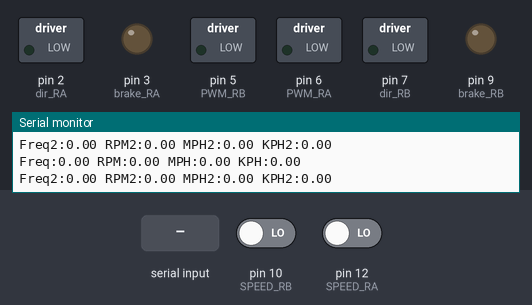
Bench run of a sketch on a simulated Arduino Uno, built with avr-gcc and run on an emulated ATmega328P. Parts: switched loads named in the sketch (green lamp = pin HIGH), output pins drawn as LEDs (lit = HIGH), the last lines printed to the serial monitor. The test bench sets the inputs (shaded band); at power-on: pin 10 (SPEED_RB) LOW, pin 12 (SPEED_RA) LOW.

Above: at 1.2 s.
1.3 s: "C" received over Serial
At 2.3 s:
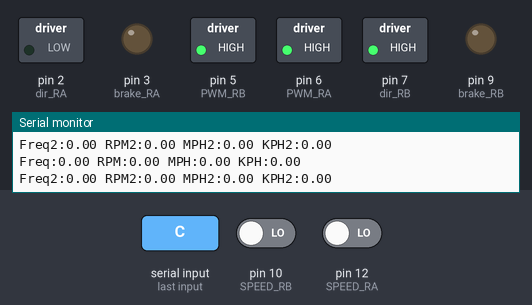
2.8 s: "B" received over Serial
At 4.0 s:
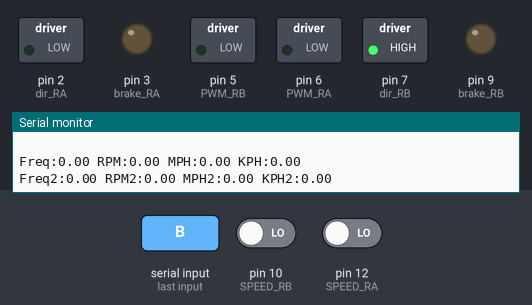
4.8 s: "A" received over Serial
At 6.0 s:
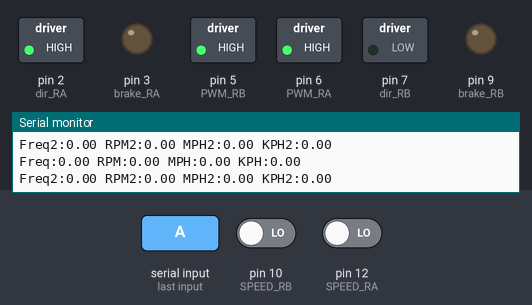
6.3 s: "L" received over Serial
At 7.8 s:
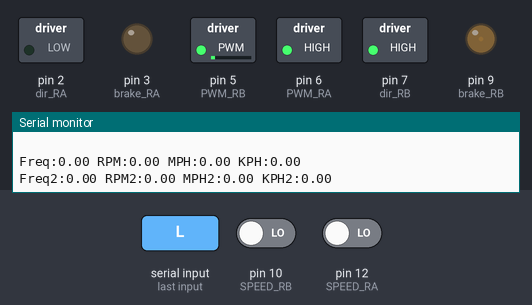
8.3 s: "R" received over Serial
At 9.5 s:
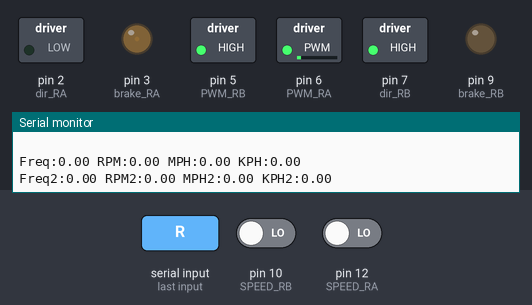
10.3 s: "C" received over Serial
At 11.1 s:
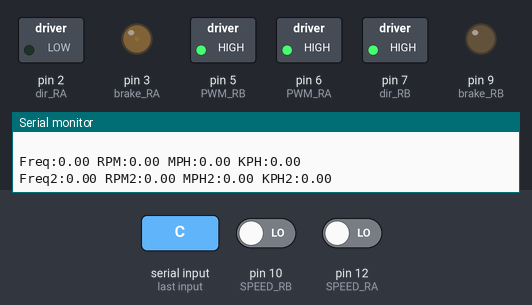
Timing chart, 0 to 13.3 s (numbered marks = the images above; inputs shaded):
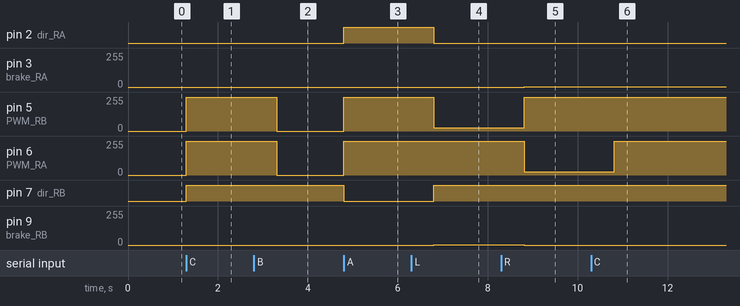

The sketch:

wheel_control_and_speed_sensing.ino
```cpp
/*
  Wheel testing — direction, speed, and brake control with encoder-based
  speed measurement (RPM / MPH / KPH) for both drive wheels.

  Turns wheels in forward and reverse direction and applies brake:
  - Enter 'C' on the serial monitor -> wheels move clockwise
  - Enter 'A' on the serial monitor -> wheels move anti-clockwise
  - Enter 'L' on the serial monitor -> turn left
  - Enter 'R' on the serial monitor -> turn right
  - Enter 'B' on the serial monitor -> apply brake

  Hardware: Arduino UNO + JY01-99F2 Motor Driver + Brushless DC hub motors.
  Motor driver JY01-99F2 control port pinout: 5V, EL (0-2.5V/0-5V linear
  brake), M (speed pulse output), ZF (directional control), VR (linear
  speed regulation), GND (control signal ground).

  Wiring:
    Right Motor  -> ZF: pin 2 | M: pin 12 | VR: pin 6 | EL: pin 3 | 5V/GND to Arduino
    Left  Motor  -> ZF: pin 7 | M: pin 10 | VR: pin 5 | EL: pin 9 | 5V/GND to Arduino

  Transcribed from the project's Final Year Thesis, Appendix A.
*/

// Constants
const unsigned long SPEED_TIMEOUT = 500000;   // Time used to determine wheel is not spinning
const unsigned int UPDATE_TIME = 500;         // Time used to output serial data
const unsigned int BUFFER_SIZE = 16;          // Serial receive buffer size
const double BAUD_RATE = 115200;              // Serial port baud rate
const double WHEEL_DIAMETER_IN = 6.5;         // Motor wheel diameter (inches)
const double WHEEL_CIRCUMFERENCE_IN = 22.25;  // Motor wheel circumference (inches)
const double WHEEL_DIAMETER_CM = 16.5;        // Motor wheel diameter (centimeters)
const double WHEEL_CIRCUMFERENCE_CM = 56.5;   // Motor wheel circumference (centimeters)

// Pin Declarations
// RIGHT MOTOR 1
int dir_RA = 2;          // ZF direction
int brake_RA = 3;        // EL brake
int PWM_RA = 6;          // VR PWM control
const int SPEED_RA = 12; // M speed pulse

// LEFT MOTOR 2
int dir_RB = 7;          // ZF direction
int brake_RB = 9;        // EL brake
int PWM_RB = 5;          // VR PWM control
const int SPEED_RB = 10; // M speed pulse

// Variables used in ReadSpeed() for wheel 1
static bool lastState = false;
static unsigned long last_uS;
static unsigned long timeout_uS;
double _freq, _rpm, _mph, _kph;

// Variables used in ReadSpeed() for wheel 2
static bool lastState2 = false;
static unsigned long last_uS2;
static unsigned long timeout_uS2;
double _freq2, _rpm2, _mph2, _kph2;

// This runs only once at startup
void setup()
{
  // Initialize serial port
  Serial.begin(BAUD_RATE);
  Serial.println("---- Program Started ----");

  // MOTOR 1
  pinMode(dir_RA, OUTPUT);
  pinMode(PWM_RA, OUTPUT);
  pinMode(brake_RA, OUTPUT);
  pinMode(SPEED_RA, INPUT);

  // MOTOR 2
  pinMode(dir_RB, OUTPUT);
  pinMode(PWM_RB, OUTPUT);
  pinMode(brake_RB, OUTPUT);
  pinMode(SPEED_RB, INPUT);
}

// This is the main program loop that runs repeatedly
void loop()
{
  if (Serial.available() > 0)
  {
    int inByte = Serial.read();

    switch (inByte) {

      // moving clockwise direction
      case 'C': // Clockwise rotation
        analogWrite(PWM_RA, 255);   // MOTOR 1 - sets speed via PWM
        digitalWrite(dir_RA, LOW);
        analogWrite(PWM_RB, 255);   // MOTOR 2
        digitalWrite(dir_RB, HIGH);
        delay(2000);
        Serial.println("Clockwise rotation");
        Serial.println(" ");
        break;

      // motor stop
      case 'B': // No rotation
        analogWrite(PWM_RA, 0);     // MOTOR 1 - 0 PWM (speed)
        analogWrite(PWM_RB, 0);     // MOTOR 2
        Serial.println("No rotation");
        Serial.println(" ");
        break;

      // moving anti-clockwise direction
      case 'A': // Anti-clockwise rotation
        analogWrite(PWM_RA, 255);   // MOTOR 1 - maximum PWM (speed)
        digitalWrite(dir_RA, HIGH);
        analogWrite(PWM_RB, 255);   // MOTOR 2
        digitalWrite(dir_RB, LOW);
        delay(2000);
        Serial.println("Anti-clockwise rotation");
        Serial.println(" ");
        break;

      // moving in left side direction
      case 'L': // TURN LEFT
        analogWrite(PWM_RA, 255);       // MOTOR 1 - maximum PWM (speed)
        analogWrite(brake_RA, LOW);     // set brake to LOW
        digitalWrite(dir_RA, LOW);
        analogWrite(PWM_RB, 25);        // MOTOR 2
        analogWrite(brake_RB, HIGH);    // set brake to HIGH
        digitalWrite(dir_RB, HIGH);
        delay(2000);
        Serial.println("LEFT SIDE ROTATION");
        Serial.println(" ");
        break;

      // moving in right side direction
      case 'R': // TURN RIGHT
        analogWrite(PWM_RA, 25);        // MOTOR 1
        analogWrite(brake_RA, HIGH);    // set brake to HIGH
        digitalWrite(dir_RA, LOW);
        analogWrite(PWM_RB, 255);       // MOTOR 2 - maximum PWM (speed)
        analogWrite(brake_RB, LOW);     // set brake to LOW
        digitalWrite(dir_RB, HIGH);
        delay(2000);
        Serial.println("RIGHT SIDE ROTATION");
        Serial.println(" ");
        break;

      default:
        // Turn off the motor if any other key is being pressed
        for (int thisPin = 2; thisPin < 11; thisPin++) {
          digitalWrite(thisPin, LOW);
        }
        Serial.println("Wrong key is pressed");
        break;
    }
  }

  // Read the speed from input pin (sets _freq, _rpm, _mph, _kph for both wheels)
  ReadSpeed();

  // Outputs the speed data to the serial port
  WriteToSerial();
}

// Reads the speed from the input pin and calculates RPM and MPH.
// Monitors the state of the input pin and measures the time (uS) between
// pin transitions, for both wheel encoders.
void ReadSpeed()
{
  // ---- Wheel 1 ----
  bool state = digitalRead(SPEED_RA);

  if (state != lastState)
  {
    unsigned long current_uS = micros();
    unsigned long elapsed_uS = current_uS - last_uS;

    double period_uS = elapsed_uS * 2.0;
    _freq = (1 / period_uS) * 1E6;

    _rpm = _freq / 45 * 60;
    if (_rpm > 5000) _rpm = 0;   // ignore excessively high spurious readings

    _mph = (WHEEL_CIRCUMFERENCE_IN * _rpm * 60) / 63360;
    _kph = (WHEEL_CIRCUMFERENCE_CM * _rpm * 60) / 100000;

    last_uS = current_uS;
    timeout_uS = last_uS + SPEED_TIMEOUT;
    lastState = state;
  }
  else if (micros() > timeout_uS)
  {
    // If too long has passed then the wheel has probably stopped
    _freq = 0; _rpm = 0; _mph = 0; _kph = 0;
    last_uS = micros();
  }

  // ---- Wheel 2 ----
  bool state2 = digitalRead(SPEED_RB);

  if (state2 != lastState2)
  {
    unsigned long current_uS2 = micros();
    unsigned long elapsed_uS2 = current_uS2 - last_uS2;

    double period_uS2 = elapsed_uS2 * 2.0;
    _freq2 = (1 / period_uS2) * 1E6;

    _rpm2 = _freq2 / 45 * 60;
    if (_rpm2 > 5000) _rpm2 = 0;

    _mph2 = (WHEEL_CIRCUMFERENCE_IN * _rpm2 * 60) / 63360;
    _kph2 = (WHEEL_CIRCUMFERENCE_CM * _rpm2 * 60) / 100000;

    last_uS2 = current_uS2;
    timeout_uS2 = last_uS2 + SPEED_TIMEOUT;
    lastState2 = state2;
  }
  else if (micros() > timeout_uS2)
  {
    _freq2 = 0; _rpm2 = 0; _mph2 = 0; _kph2 = 0;
    last_uS2 = micros();
  }
}

// Writes the RPM and MPH for both wheels to the serial port at a set interval
void WriteToSerial()
{
  static unsigned long updateTime;
  static unsigned long updateTime2;

  if (millis() > updateTime)
  {
    Serial.print((String)"Freq:" + _freq + " ");
    Serial.print((String)"RPM:" + _rpm + " ");
    Serial.print((String)"MPH:" + _mph + " ");
    Serial.println((String)"KPH:" + _kph + " ");
    updateTime = millis() + UPDATE_TIME;
  }

  if (millis() > updateTime2)
  {
    Serial.print((String)"Freq2:" + _freq2 + " ");
    Serial.print((String)"RPM2:" + _rpm2 + " ");
    Serial.print((String)"MPH2:" + _mph2 + " ");
    Serial.println((String)"KPH2:" + _kph2 + " ");
    updateTime2 = millis() + UPDATE_TIME;
  }
}
```

Measured:
- after the input at 1.3 s, pin 5 (PWM_RB), pin 6 (PWM_RA): 0/255 → 255/255 at once; pin 7 (dir_RB): LOW → HIGH at once
- after the input at 2.8 s, pin 5 (PWM_RB), pin 6 (PWM_RA): 255/255 → 0/255 after 0.50 s
- after the input at 4.8 s, pin 2 (dir_RA): LOW → HIGH at once; pin 5 (PWM_RB), pin 6 (PWM_RA): 0/255 → 255/255 at once; pin 7 (dir_RB): HIGH → LOW at once
- after the input at 6.3 s, pin 2 (dir_RA): HIGH → LOW after 0.50 s; pin 5 (PWM_RB): 255/255 → 25/255 after 0.50 s; pin 7 (dir_RB): LOW → HIGH after 0.50 s; pin 9 (brake_RB): 0/255 → 1/255 after 0.50 s
- after the input at 8.3 s, pin 3 (brake_RA): 0/255 → 1/255 after 0.51 s; pin 5 (PWM_RB): 25/255 → 255/255 after 0.51 s; pin 6 (PWM_RA): 255/255 → 25/255 after 0.51 s; pin 9 (brake_RB): 1/255 → 0/255 after 0.51 s
- after the input at 10.3 s, pin 6 (PWM_RA): 25/255 → 255/255 after 0.51 s
